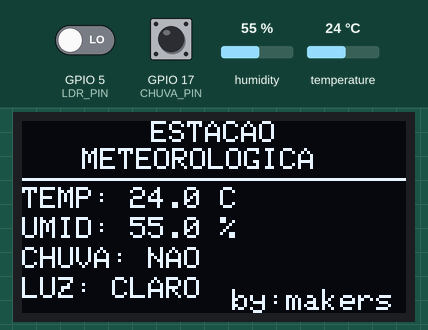
Simulated run of this sketch. Board: ESP32. Shown: 128×64 one-colour display. The inputs (shaded band) are chosen by the test bench; at power-on: GPIO 17 (CHUVA_PIN) HIGH, GPIO 5 (LDR_PIN) LOW, humidity 55 %, temperature 24 °C. What the sketch prints to the serial monitor is not drawn.

Above: at 1.2 s.
1.3 s: GPIO 17 (CHUVA_PIN) pulled LOW for 0.2 s
At 1.61 s:
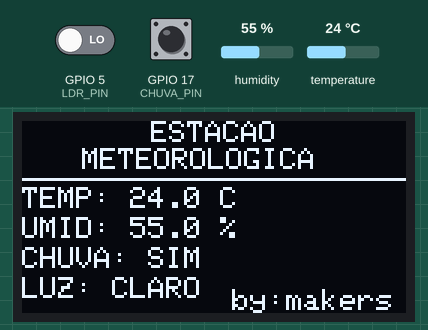
3.2 s: GPIO 5 (LDR_PIN) driven HIGH
At 4.1 s:
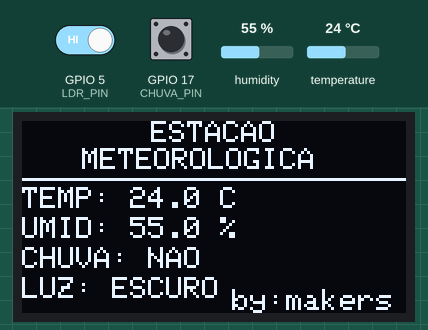
4.8 s: GPIO 17 (CHUVA_PIN) pulled LOW for 1 s
At 5.3 s:
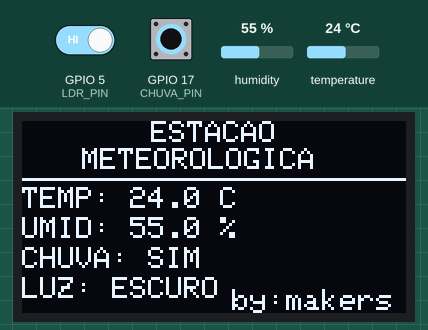
7.4 s: humidity set to 22 %
At 10.5 s:
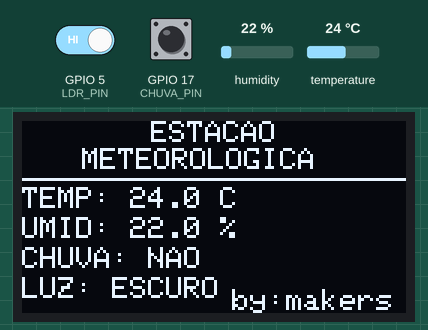
11.6 s: temperature set to 12 °C
At 14.8 s:
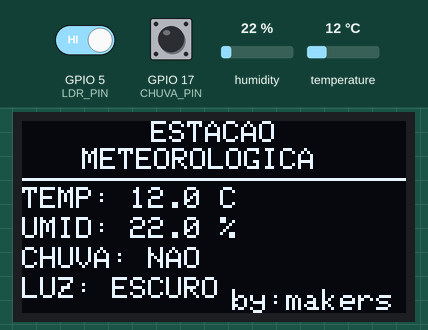
15.6 s: GPIO 5 (LDR_PIN) driven LOW
At 16.0 s:
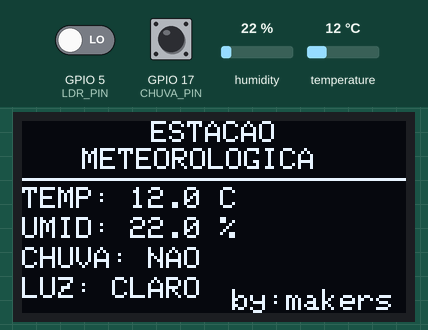
Timing chart, 0 to 18.2 s (numbered marks = the images above; inputs shaded):
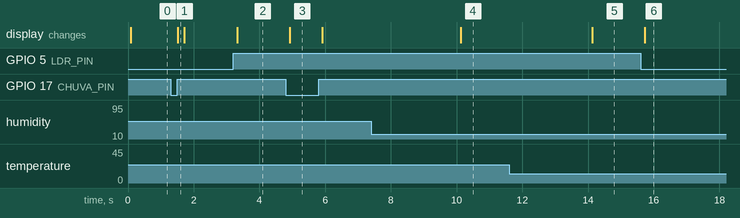

Measured:
- after the input at 1.3 s, the display: changes after 0.21 s (image 1)
- after the input at 3.2 s, the display: changes after 0.12 s (image 2)
- after the input at 4.8 s, the display: changes after 0.12 s (image 3)
- after the input at 7.4 s, the display: changes after 2.7 s (image 4)
- after the input at 11.6 s, the display: changes after 2.5 s (image 5)
- after the input at 15.6 s, the display: changes after 0.12 s (image 6)

The sketch:

Estacao_Meteorologica_DEV_1_1.ino
```cpp
// Estacao Meteorologica - DEV 1.1
// Firmware Arduino ESP32 validado em bancada; USB Serial 115200
// Requer Adafruit GFX, Adafruit SSD1306 e DHT sensor library.
#include <Wire.h>
#include <Adafruit_GFX.h>
#include <Adafruit_SSD1306.h>
#include <DHT.h>

#define OLED_LARGURA 128
#define OLED_ALTURA 64
#define OLED_SDA 21
#define OLED_SCL 22
#define OLED_ENDERECO 0x3C
#define DHT_PIN 16
#define DHT_TIPO DHT22
#define CHUVA_PIN 17
#define LDR_PIN 5

Adafruit_SSD1306 display(OLED_LARGURA, OLED_ALTURA, &Wire, -1);
DHT dht(DHT_PIN, DHT_TIPO);

const unsigned long INTERVALO_DHT = 2000;
const unsigned long INTERVALO_CHUVA = 200;
const unsigned long INTERVALO_LDR = 200;
const unsigned long INTERVALO_OLED = 200;
const unsigned long INTERVALO_DIAGNOSTICO = 5000;

unsigned long tempoDHT = 0;
unsigned long tempoChuva = 0;
unsigned long tempoLDR = 0;
unsigned long tempoOLED = 0;
unsigned long tempoDiagnostico = 0;
float temperatura = NAN;
float umidade = NAN;
bool chuvaDetectada = false;
bool chuvaInicializada = false;
int estadoLDR = -1;

void atualizarDHT() {
  float novaTemperatura = dht.readTemperature();
  float novaUmidade = dht.readHumidity();
  if (!isnan(novaTemperatura) && !isnan(novaUmidade)) {
    temperatura = novaTemperatura;
    umidade = novaUmidade;
    Serial.print("Temperatura: ");
    Serial.print(temperatura, 1);
    Serial.print(" C | Umidade: ");
    Serial.print(umidade, 1);
    Serial.println(" %");
  } else {
    Serial.println("[ERRO] Falha na leitura do DHT22!");
  }
}

void atualizarChuva() {
  bool novaLeitura = (digitalRead(CHUVA_PIN) == LOW);
  if (!chuvaInicializada || novaLeitura != chuvaDetectada) {
    chuvaDetectada = novaLeitura;
    chuvaInicializada = true;
    Serial.print("Chuva: ");
    Serial.println(chuvaDetectada ? "DETECTADA" : "NAO DETECTADA");
  }
}

void atualizarLDR() {
  int novaLeitura = digitalRead(LDR_PIN);
  if (estadoLDR == -1 || novaLeitura != estadoLDR) {
    estadoLDR = novaLeitura;
    Serial.print("Luminosidade: ");
    Serial.println(estadoLDR == HIGH ? "ESCURO" : "CLARO");
  }
}

void executarDiagnostico() {
  int leituraChuva = digitalRead(CHUVA_PIN);
  Serial.print("[DIAGNOSTICO] Chuva GPIO17: ");
  Serial.print(leituraChuva == LOW ? "LOW" : "HIGH");
  Serial.print(" | Interpretacao: ");
  Serial.println(leituraChuva == LOW ? "AGUA DETECTADA" : "SEM AGUA DETECTADA");
}

void atualizarOLED() {
  display.clearDisplay();
  display.setTextColor(SSD1306_WHITE);
  display.setTextSize(1);
  display.setCursor(43, 0);
  display.println("ESTACAO");
  display.setCursor(20, 9);
  display.println("METEOROLOGICA");
  display.drawLine(0, 19, 127, 19, SSD1306_WHITE);

  display.setCursor(0, 22);
  display.print("TEMP: ");
  if (isnan(temperatura)) display.println("--.- C");
  else { display.print(temperatura, 1); display.println(" C"); }

  display.setCursor(0, 32);
  display.print("UMID: ");
  if (isnan(umidade)) display.println("--.- %");
  else { display.print(umidade, 1); display.println(" %"); }

  display.setCursor(0, 42);
  display.print("CHUVA: ");
  if (!chuvaInicializada) display.println("...");
  else display.println(chuvaDetectada ? "SIM" : "NAO");

  display.setCursor(0, 52);
  display.print("LUZ: ");
  if (estadoLDR == -1) display.println("...");
  else display.println(estadoLDR == HIGH ? "ESCURO" : "CLARO");

  display.setCursor(64, 56);
  display.print(" by:makers");
  display.display();
}

void setup() {
  Serial.begin(115200);
  Wire.begin(OLED_SDA, OLED_SCL);
  dht.begin();
  pinMode(CHUVA_PIN, INPUT_PULLUP);
  pinMode(LDR_PIN, INPUT);

  if (!display.begin(SSD1306_SWITCHCAPVCC, OLED_ENDERECO)) {
    Serial.println("[ERRO] OLED nao encontrada!");
    while (true) delay(1000);
  }

  display.clearDisplay();
  display.setTextSize(1);
  display.setTextColor(SSD1306_WHITE);
  display.setCursor(25, 25);
  display.println("INICIANDO...");
  display.display();

  atualizarDHT();
  atualizarChuva();
  atualizarLDR();
  atualizarOLED();

  unsigned long agora = millis();
  tempoDHT = agora;
  tempoChuva = agora;
  tempoLDR = agora;
  tempoOLED = agora;
  tempoDiagnostico = agora;
  Serial.println("[SISTEMA] Estacao meteorologica iniciada.");
}

void loop() {
  unsigned long agora = millis();
  if (agora - tempoDHT >= INTERVALO_DHT) {
    tempoDHT = agora; atualizarDHT();
  }
  if (agora - tempoChuva >= INTERVALO_CHUVA) {
    tempoChuva = agora; atualizarChuva();
  }
  if (agora - tempoLDR >= INTERVALO_LDR) {
    tempoLDR = agora; atualizarLDR();
  }
  if (agora - tempoOLED >= INTERVALO_OLED) {
    tempoOLED = agora; atualizarOLED();
  }
  if (agora - tempoDiagnostico >= INTERVALO_DIAGNOSTICO) {
    tempoDiagnostico = agora; executarDiagnostico();
  }
}
```
